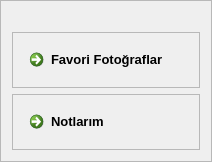
     <widget class="QFrame" name="user_frame">
      <property name="frameShape">
       <enum>QFrame::StyledPanel</enum>
      </property>
      <property name="frameShadow">
       <enum>QFrame::Raised</enum>
      </property>
      <layout class="QVBoxLayout" name="verticalLayout_9">
       <item alignment="Qt::AlignHCenter|Qt::AlignTop">
        <widget class="QLabel" name="label_user">
         <property name="text">
          <string/>
         </property>
         <property name="pixmap">
          <pixmap resource="icons_qrc.qrc">:/turquoise/icons/turquoise-icons/user.svg</pixmap>
         </property>
         <property name="scaledContents">
          <bool>true</bool>
         </property>
        </widget>
       </item>
       <item>
        <widget class="QFrame" name="frame_uf">
         <property name="sizePolicy">
          <sizepolicy hsizetype="Preferred" vsizetype="Preferred">
           <horstretch>0</horstretch>
           <verstretch>0</verstretch>
          </sizepolicy>
         </property>
         <property name="frameShape">
          <enum>QFrame::StyledPanel</enum>
         </property>
         <property name="frameShadow">
          <enum>QFrame::Raised</enum>
         </property>
         <layout class="QHBoxLayout" name="horizontalLayout_34">
          <item alignment="Qt::AlignTop">
           <widget class="QCommandLinkButton" name="commandLinkButton_uf">
            <property name="font">
             <font>
              <family>Segoe UI</family>
              <pointsize>10</pointsize>
              <weight>75</weight>
              <bold>true</bold>
             </font>
            </property>
            <property name="styleSheet">
             <string notr="true"/>
            </property>
            <property name="text">
             <string>Favori Fotoğraflar</string>
            </property>
            <property name="icon">
             <iconset resource="icons_qrc.qrc">
              <normaloff>:/yellow/icons/yellow-icons/star.svg</normaloff>:/yellow/icons/yellow-icons/star.svg</iconset>
            </property>
           </widget>
          </item>
         </layout>
        </widget>
       </item>
       <item>
        <widget class="QFrame" name="frame_un">
         <property name="frameShape">
          <enum>QFrame::StyledPanel</enum>
         </property>
         <property name="frameShadow">
          <enum>QFrame::Raised</enum>
         </property>
         <layout class="QHBoxLayout" name="horizontalLayout_35">
          <item>
           <widget class="QCommandLinkButton" name="commandLinkButton_un">
            <property name="font">
             <font>
              <family>Segoe UI</family>
              <pointsize>10</pointsize>
              <weight>75</weight>
              <bold>true</bold>
             </font>
            </property>
            <property name="styleSheet">
             <string notr="true"/>
            </property>
            <property name="text">
             <string>Notlarım</string>
            </property>
            <property name="icon">
             <iconset resource="icons_qrc.qrc">
              <normaloff>:/turquoise/icons/turquoise-icons/message-square.svg</normaloff>:/turquoise/icons/turquoise-icons/message-square.svg</iconset>
            </property>
           </widget>
          </item>
         </layout>
        </widget>
       </item>
      </layout>
     </widget>
